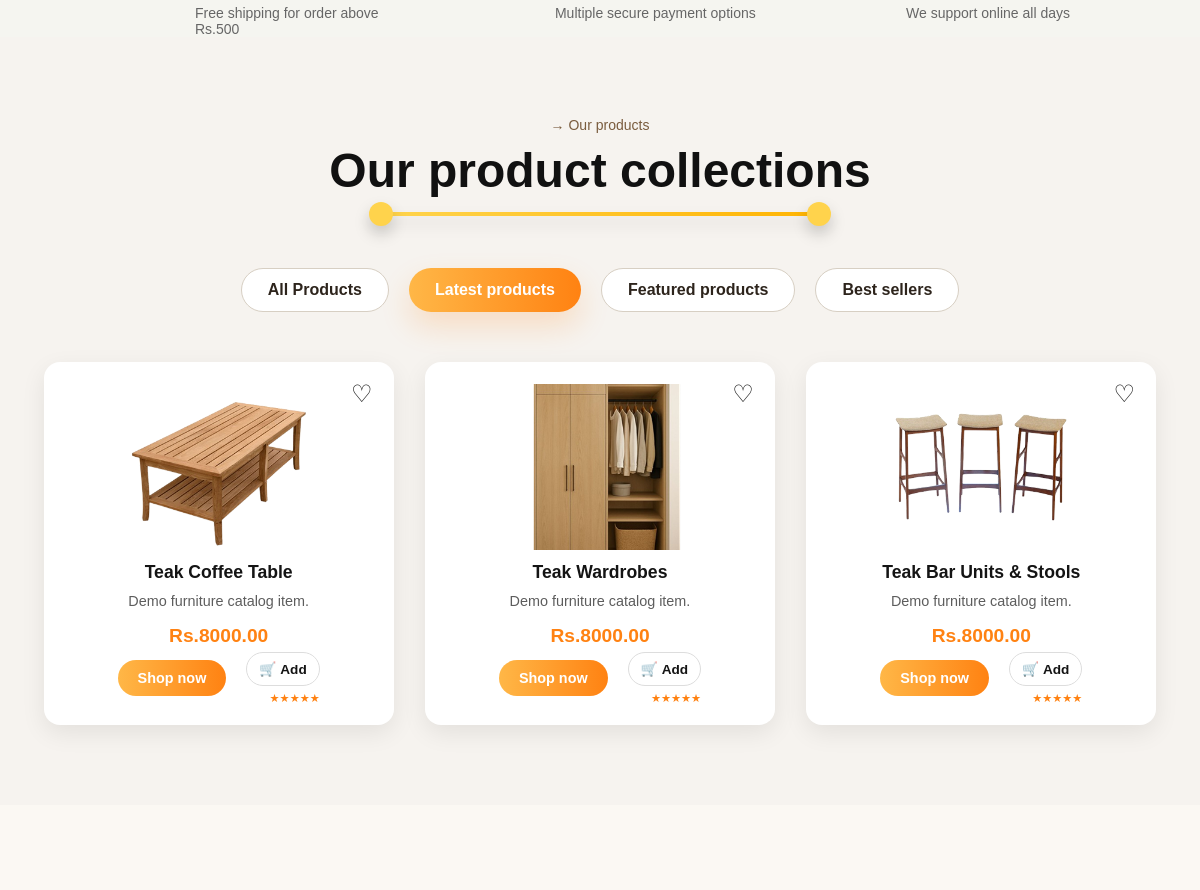
The app's page / (middle part), older data.
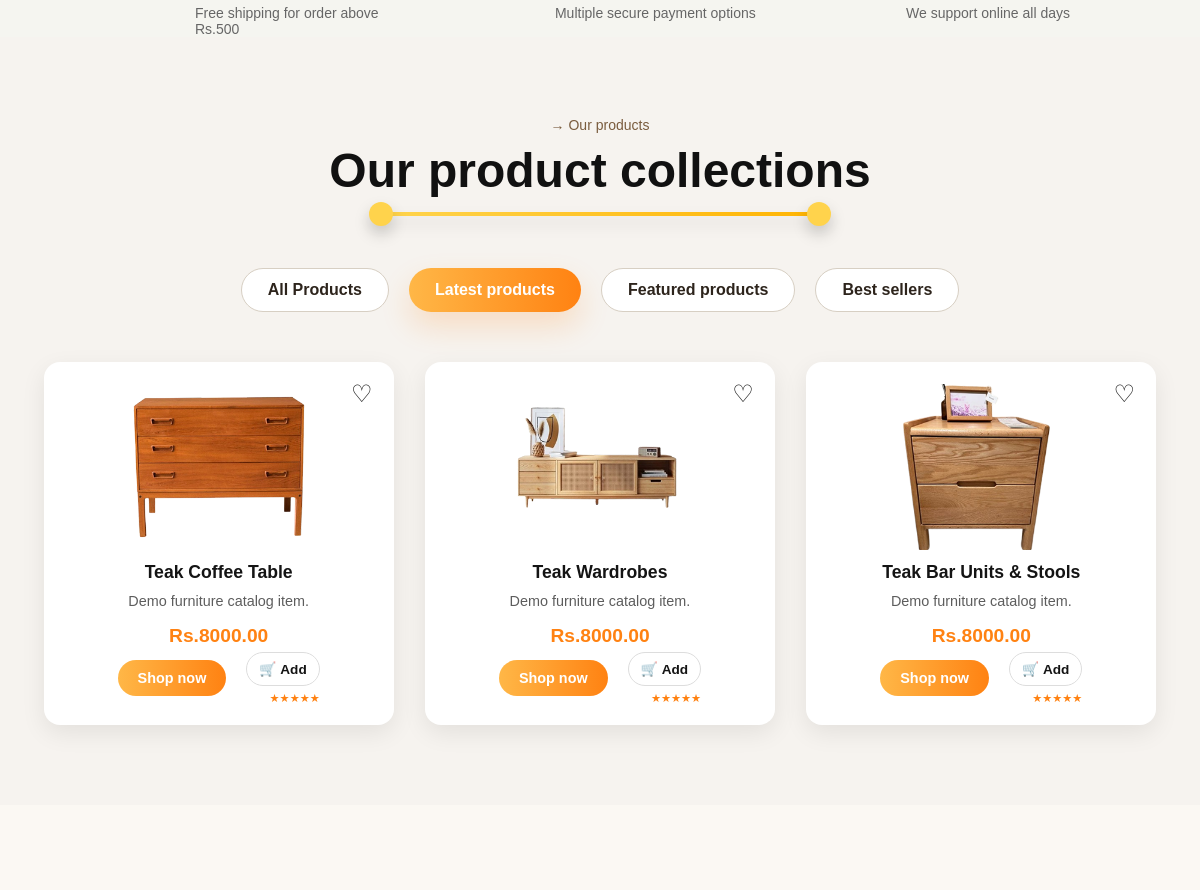
The same page, newer data.
### furniture/models.py (models this page shows, shortened)
class Product(models.Model):
    name = models.CharField(max_length=200)
    category = models.ForeignKey(Category, on_delete=models.CASCADE, related_name='products')
    description = models.TextField(blank=True)
    price = models.DecimalField(max_digits=10, decimal_places=2)
    image = models.ImageField(upload_to='products/')
    stock = models.PositiveIntegerField(default=0)
    created_at = models.DateTimeField(auto_now_add=True)

### furniture/views.py (the view)
# urls.py: path('',                    views.home,             name='home'),
def home(request):
    hero = HeroImage.objects.filter(is_active=True).first()
    featured_products = Product.objects.all()[:8]
    categories = Category.objects.all()
    wishlist_products = []
    if request.user.is_authenticated:
        wishlist_obj = Wishlist.objects.filter(user=request.user).first()
        if wishlist_obj:
            wishlist_products = list(wishlist_obj.products.all())
    context = {
        'hero_image': hero.image if hero else None,
        'featured_products': featured_products,
        'categories': categories,
        'wishlist_products': wishlist_products,
    }
    return render(request, 'home.html', context)

### furniture/templatetags/shop_tags.py (called while the page is built)
@register.simple_tag(takes_context=True)
def product_image_src(context, product):
    if product and getattr(product, 'image', None) and getattr(product.image, 'name', None):
        try:
            if product.image.storage.exists(product.image.name) and product.image.storage.size(product.image.name) > 300:
                return product.image.url
        except Exception:
            pass
    if product and getattr(product, 'id', None):
        fallback_num = (product.id % 9) + 1
        if fallback_num == 0:
            fallback_num = 1
    else:
        fallback_num = 1
    return f'/static/images/pro{fallback_num}.png'

### furniture/templates/home.html (shortened to what this page needs)
{% extends 'base.html' %}
{% load static %}
{% load shop_tags %}
{% block content %}
 <section class="why-choose">
<div class="features">
 <div class="feature-box">
    <p>Free shipping for order above Rs.500</p>
  </div>
  <div class="feature-box">
    <p>Multiple secure payment options</p>
  </div>
  <div class="feature-box">
    <p>We support online all days</p>
  </div>
</div>
</section>
<section class="product-collection">
  <p class="subtitle">→ Our products</p>
  <div class="section-heading">
    <h2 class="title">Our product collections</h2>
    <div class="feedback-underline"></div>
  </div>
  <div class="tabs">
    <button class="tab" onclick="filterTab('all', this)">All Products</button>
    <button class="tab active" onclick="filterTab('latest', this)">Latest products</button>
    <button class="tab" onclick="filterTab('featured', this)">Featured products</button>
    <button class="tab" onclick="filterTab('best', this)">Best sellers</button>
  </div>
  <div class="product-grid">
    {% for product in featured_products %}
    <div class="card" data-type="{% cycle 'latest' 'featured' 'best' %}">
      <a href="{% url 'toggle_wishlist' product.id %}" class="wishlist" style="text-decoration: none;">
        {% if request.user.is_authenticated and product in wishlist_products %}♥{% else %}♡{% endif %}
      </a>
      <a href="{% url 'product_detail' product.id %}" style="text-decoration: none; color: inherit; display: flex; flex-direction: column; flex-grow: 1;">
          <div class="card-image-wrapper">
            <img src="{% product_image_src product %}" alt="{{ product.name }}">
          </div>
          <div class="card-content">
            <h3>{{ product.name }}</h3>
            <p>{{ product.description|truncatewords:8 }}</p>
            <span class="price">Rs.{{ product.price|floatformat:2 }}</span>
          </div>
      </a>
      <div class="card-footer">
        <div class="card-actions">
          <a href="{% url 'shop' %}?category={{ product.category.slug }}" class="btn" style="text-decoration: none; padding: 10px 20px;">Shop now</a>
          <div class="action-stack">
            <a href="{% url 'add_to_cart' product.id %}?next={{ request.path|urlencode }}" class="btn-add" style="text-decoration:none;"><span class="add-icon">🛒</span>Add</a>
            <span class="rating">★★★★★</span>
          </div>
        </div>
      </div>
    </div>
    {% endfor %}
  </div>
</section>
<section class="feedback-section">
</section>
{% endblock %}

Row changes from the older to the newer data that the page shows:
changed Product "Teak Coffee Table": image: picture removed, a placeholder shows
changed Product "Teak Wardrobes": image: picture removed, a placeholder shows
changed Product "Teak Bar Units & Stools": image: picture removed, a placeholder shows
